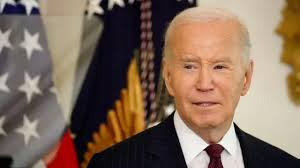
#> input picture opencv/face_recognition_project/data/known_faces/Biden.jfif, 300 x 168 px
$ python -i detection.py   (imports and definitions only)
#> lines starting #> are read from the running program, lines starting #| are printed output that depends on the picture; after the words box and inside, x2 and y2 are one past the last pixel; in counts of white or black regions, pixels touching at a corner belong together
#> further down, picture is the input picture: shape (168, 300, 3); mean B, G, R 91.3, 107.3, 129.7
import cv2

def detect_objects(img, method='contours'):
    """
    簡單物件偵測範例
    method:
        - 'contours' : 透過邊緣/輪廓偵測
    """
#> called with method = 'contours'
    detected_img = img.copy()

    if method == 'contours':
        # 轉灰階
        gray = cv2.cvtColor(img, cv2.COLOR_BGR2GRAY) if len(img.shape)==3 else img
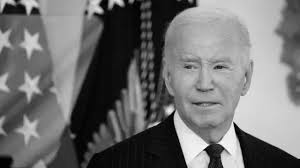
#> gray: shape (168, 300); min 0, max 254, mean 112.2
        # 邊緣偵測
        edges = cv2.Canny(gray, 50, 150)
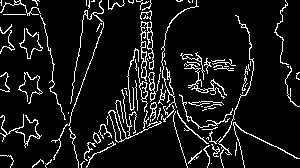
#> edges: shape (168, 300); 9.1% white in thin lines or dots
        # 找輪廓
        contours, _ = cv2.findContours(edges, cv2.RETR_EXTERNAL, cv2.CHAIN_APPROX_SIMPLE)
#> contours = 94 contours, 74 with area under 20; largest, box (x1, y1, x2, y2) and area: (140, 21, 154, 81) 272, (108, 89, 162, 143) 191, (148, 72, 156, 102) 106, (138, 67, 148, 112) 93, (184, 63, 227, 99) 74
        # 畫輪廓
        cv2.drawContours(detected_img, contours, -1, (0,255,0), 2)
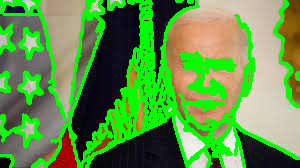
#> detected_img: shape (168, 300, 3); mean B, G, R 69.1, 149, 93.7

    return detected_img, contours

>>> import cv2
>>> picture = cv2.imread('../opencv/face_recognition_project/data/known_faces/Biden.jfif')
>>> result = detect_objects(picture)
